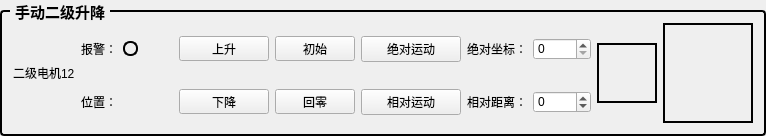
         <widget class="QGroupBox" name="groupBox_18">
          <property name="font">
           <font>
            <family>Microsoft YaHei</family>
            <pointsize>11</pointsize>
            <bold>true</bold>
           </font>
          </property>
          <property name="styleSheet">
           <string notr="true">QGroupBox {
    border: 2px solid #000000; /* 2px宽的黑色边框，可根据需要调整粗细和颜色 */
    border-radius: 4px; /* 可选：添加边框圆角 */
    margin-top: 10px; /* 为标题留出空间 */
}
QGroupBox::title {
    subcontrol-origin: margin;
    subcontrol-position: top left; /* 标题位置 */
    left: 10px; /* 标题左侧间距 */
    padding: 0 3px 0 3px; /* 标题文字周围留白 */
}</string>
          </property>
          <property name="title">
           <string>手动二级升降</string>
          </property>
          <layout class="QGridLayout" name="gridLayout_45">
           <item row="0" column="0">
            <layout class="QGridLayout" name="gridLayout_32">
             <item row="0" column="6">
              <layout class="QHBoxLayout" name="horizontalLayout_46">
               <item>
                <widget class="QLabel" name="label_111">
                 <property name="font">
                  <font>
                   <family>等线</family>
                   <pointsize>9</pointsize>
                  </font>
                 </property>
                 <property name="text">
                  <string>绝对坐标：</string>
                 </property>
                </widget>
               </item>
               <item>
                <widget class="QSpinBox" name="spinBox_PosAbsMove12">
                 <property name="minimum">
                  <number>0</number>
                 </property>
                 <property name="maximum">
                  <number>2700</number>
                 </property>
                </widget>
               </item>
              </layout>
             </item>
             <item row="1" column="1">
              <widget class="QLabel" name="label_97">
               <property name="sizePolicy">
                <sizepolicy hsizetype="Maximum" vsizetype="Maximum">
                 <horstretch>0</horstretch>
                 <verstretch>0</verstretch>
                </sizepolicy>
               </property>
               <property name="text">
                <string>位置：</string>
               </property>
              </widget>
             </item>
             <item row="0" column="2">
              <widget class="QLabel" name="lblAxisStatusColor12">
               <property name="sizePolicy">
                <sizepolicy hsizetype="Minimum" vsizetype="Minimum">
                 <horstretch>0</horstretch>
                 <verstretch>0</verstretch>
                </sizepolicy>
               </property>
               <property name="minimumSize">
                <size>
                 <width>15</width>
                 <height>15</height>
                </size>
               </property>
               <property name="maximumSize">
                <size>
                 <width>15</width>
                 <height>15</height>
                </size>
               </property>
               <property name="styleSheet">
                <string notr="true">border-radius: 7px; 
border: 2px solid black; </string>
               </property>
               <property name="text">
                <string/>
               </property>
              </widget>
             </item>
             <item row="0" column="8" rowspan="2">
              <widget class="QPushButton" name="btn_LiftRapidStop">
               <property name="sizePolicy">
                <sizepolicy hsizetype="Maximum" vsizetype="Maximum">
                 <horstretch>0</horstretch>
                 <verstretch>0</verstretch>
                </sizepolicy>
               </property>
               <property name="minimumSize">
                <size>
                 <width>60</width>
                 <height>60</height>
                </size>
               </property>
               <property name="maximumSize">
                <size>
                 <width>60</width>
                 <height>60</height>
                </size>
               </property>
               <property name="styleSheet">
                <string notr="true">background-color: transparent; 
 border-image: url(:/RapidStop.svg) 0 stretch;
border: 2px solid black; </string>
               </property>
               <property name="text">
                <string/>
               </property>
              </widget>
             </item>
             <item row="1" column="6">
              <layout class="QHBoxLayout" name="horizontalLayout_47">
               <item>
                <widget class="QLabel" name="label_112">
                 <property name="font">
                  <font>
                   <family>等线</family>
                   <pointsize>9</pointsize>
                  </font>
                 </property>
                 <property name="text">
                  <string>相对距离：</string>
                 </property>
                </widget>
               </item>
               <item>
                <widget class="QSpinBox" name="spinBox_PosMove12">
                 <property name="minimum">
                  <number>-1000</number>
                 </property>
                 <property name="maximum">
                  <number>2000</number>
                 </property>
                </widget>
               </item>
              </layout>
             </item>
             <item row="0" column="0" rowspan="2">
              <widget class="QLabel" name="label_99">
               <property name="sizePolicy">
                <sizepolicy hsizetype="Maximum" vsizetype="Preferred">
                 <horstretch>0</horstretch>
                 <verstretch>0</verstretch>
                </sizepolicy>
               </property>
               <property name="maximumSize">
                <size>
                 <width>80</width>
                 <height>16777215</height>
                </size>
               </property>
               <property name="text">
                <string>二级电机12</string>
               </property>
              </widget>
             </item>
             <item row="1" column="2">
              <widget class="QLabel" name="lbl_LiftPosi12">
               <property name="sizePolicy">
                <sizepolicy hsizetype="Maximum" vsizetype="Maximum">
                 <horstretch>0</horstretch>
                 <verstretch>0</verstretch>
                </sizepolicy>
               </property>
               <property name="minimumSize">
                <size>
                 <width>50</width>
                 <height>0</height>
                </size>
               </property>
               <property name="maximumSize">
                <size>
                 <width>50</width>
                 <height>16777215</height>
                </size>
               </property>
               <property name="text">
                <string/>
               </property>
              </widget>
             </item>
             <item row="0" column="9" rowspan="2">
              <widget class="QPushButton" name="btn_LiftToAuto">
               <property name="sizePolicy">
                <sizepolicy hsizetype="Maximum" vsizetype="Maximum">
                 <horstretch>0</horstretch>
                 <verstretch>0</verstretch>
                </sizepolicy>
               </property>
               <property name="minimumSize">
                <size>
                 <width>90</width>
                 <height>100</height>
                </size>
               </property>
               <property name="maximumSize">
                <size>
                 <width>90</width>
                 <height>100</height>
                </size>
               </property>
               <property name="styleSheet">
                <string notr="true">background-color: transparent; 
 border-image: url(:/ManualToAuto.svg) 0 stretch;
border: 2px solid black; </string>
               </property>
               <property name="text">
                <string/>
               </property>
              </widget>
             </item>
             <item row="0" column="3">
              <widget class="QPushButton" name="btnForward12">
               <property name="sizePolicy">
                <sizepolicy hsizetype="Preferred" vsizetype="Maximum">
                 <horstretch>0</horstretch>
                 <verstretch>0</verstretch>
                </sizepolicy>
               </property>
               <property name="minimumSize">
                <size>
                 <width>90</width>
                 <height>0</height>
                </size>
               </property>
               <property name="maximumSize">
                <size>
                 <width>16777215</width>
                 <height>25</height>
                </size>
               </property>
               <property name="text">
                <string>上升</string>
               </property>
              </widget>
             </item>
             <item row="1" column="4">
              <widget class="QPushButton" name="btnZero12">
               <property name="sizePolicy">
                <sizepolicy hsizetype="Preferred" vsizetype="Maximum">
                 <horstretch>0</horstretch>
                 <verstretch>0</verstretch>
                </sizepolicy>
               </property>
               <property name="maximumSize">
                <size>
                 <width>16777215</width>
                 <height>25</height>
                </size>
               </property>
               <property name="text">
                <string>回零</string>
               </property>
              </widget>
             </item>
             <item row="0" column="1">
              <widget class="QLabel" name="label_218">
               <property name="sizePolicy">
                <sizepolicy hsizetype="Maximum" vsizetype="Maximum">
                 <horstretch>0</horstretch>
                 <verstretch>0</verstretch>
                </sizepolicy>
               </property>
               <property name="maximumSize">
                <size>
                 <width>40</width>
                 <height>16777215</height>
                </size>
               </property>
               <property name="text">
                <string>报警：</string>
               </property>
              </widget>
             </item>
             <item row="1" column="3">
              <widget class="QPushButton" name="btnBackward12">
               <property name="sizePolicy">
                <sizepolicy hsizetype="Preferred" vsizetype="Maximum">
                 <horstretch>0</horstretch>
                 <verstretch>0</verstretch>
                </sizepolicy>
               </property>
               <property name="maximumSize">
                <size>
                 <width>16777215</width>
                 <height>25</height>
                </size>
               </property>
               <property name="text">
                <string>下降</string>
               </property>
              </widget>
             </item>
             <item row="0" column="4">
              <widget class="QPushButton" name="btnInit12">
               <property name="sizePolicy">
                <sizepolicy hsizetype="Preferred" vsizetype="Maximum">
                 <horstretch>0</horstretch>
                 <verstretch>0</verstretch>
                </sizepolicy>
               </property>
               <property name="maximumSize">
                <size>
                 <width>16777215</width>
                 <height>25</height>
                </size>
               </property>
               <property name="text">
                <string>初始</string>
               </property>
              </widget>
             </item>
             <item row="0" column="5">
              <widget class="QPushButton" name="btnDisAbsMove12">
               <property name="minimumSize">
                <size>
                 <width>100</width>
                 <height>0</height>
                </size>
               </property>
               <property name="text">
                <string>绝对运动</string>
               </property>
              </widget>
             </item>
             <item row="1" column="5">
              <widget class="QPushButton" name="btnDisMove12">
               <property name="minimumSize">
                <size>
                 <width>100</width>
                 <height>0</height>
                </size>
               </property>
               <property name="text">
                <string>相对运动</string>
               </property>
              </widget>
             </item>
            </layout>
           </item>
          </layout>
         </widget>
